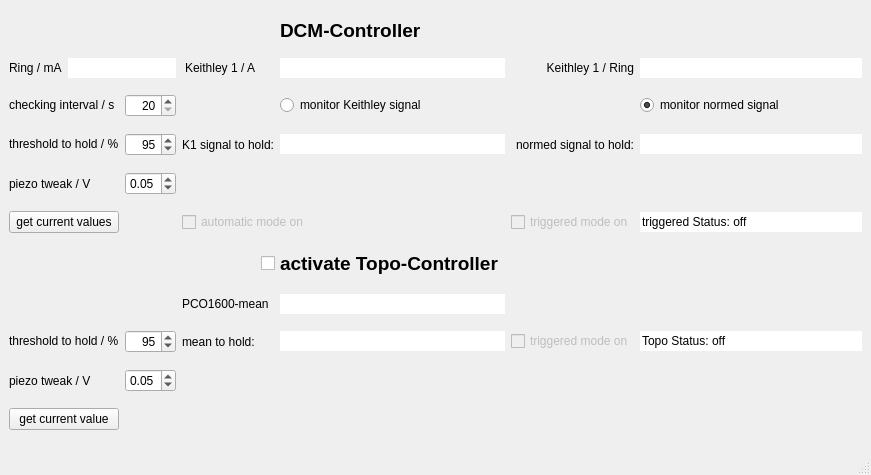
<?xml version="1.0" encoding="UTF-8"?>
<ui version="4.0">
 <class>MainWindow</class>
 <widget class="QMainWindow" name="MainWindow">
  <property name="enabled">
   <bool>true</bool>
  </property>
  <property name="geometry">
   <rect>
    <x>0</x>
    <y>0</y>
    <width>871</width>
    <height>475</height>
   </rect>
  </property>
  <property name="windowTitle">
   <string>DCM-Controller</string>
  </property>
  <widget class="QWidget" name="centralwidget">
   <layout class="QGridLayout" name="gridLayout">
    <item row="0" column="5">
     <widget class="QLabel" name="label">
      <property name="sizePolicy">
       <sizepolicy hsizetype="Preferred" vsizetype="Fixed">
        <horstretch>0</horstretch>
        <verstretch>0</verstretch>
       </sizepolicy>
      </property>
      <property name="font">
       <font>
        <pointsize>14</pointsize>
        <weight>75</weight>
        <bold>true</bold>
       </font>
      </property>
      <property name="text">
       <string>DCM-Controller</string>
      </property>
     </widget>
    </item>
    <item row="1" column="0">
     <widget class="QLabel" name="label_57">
      <property name="sizePolicy">
       <sizepolicy hsizetype="Preferred" vsizetype="Preferred">
        <horstretch>0</horstretch>
        <verstretch>0</verstretch>
       </sizepolicy>
      </property>
      <property name="text">
       <string>Ring / mA</string>
      </property>
     </widget>
    </item>
    <item row="1" column="1" colspan="2">
     <widget class="QLineEdit" name="ringcurrent">
      <property name="sizePolicy">
       <sizepolicy hsizetype="Preferred" vsizetype="Fixed">
        <horstretch>0</horstretch>
        <verstretch>0</verstretch>
       </sizepolicy>
      </property>
      <property name="frame">
       <bool>false</bool>
      </property>
      <property name="readOnly">
       <bool>true</bool>
      </property>
     </widget>
    </item>
    <item row="1" column="3">
     <widget class="QLabel" name="label_15">
      <property name="text">
       <string>Keithley 1 / A</string>
      </property>
      <property name="alignment">
       <set>Qt::AlignRight|Qt::AlignTrailing|Qt::AlignVCenter</set>
      </property>
     </widget>
    </item>
    <item row="1" column="5">
     <widget class="QLineEdit" name="kSignal">
      <property name="sizePolicy">
       <sizepolicy hsizetype="Expanding" vsizetype="Fixed">
        <horstretch>0</horstretch>
        <verstretch>0</verstretch>
       </sizepolicy>
      </property>
      <property name="frame">
       <bool>false</bool>
      </property>
      <property name="readOnly">
       <bool>true</bool>
      </property>
     </widget>
    </item>
    <item row="1" column="6">
     <widget class="QLabel" name="label_59">
      <property name="sizePolicy">
       <sizepolicy hsizetype="Preferred" vsizetype="Preferred">
        <horstretch>0</horstretch>
        <verstretch>0</verstretch>
       </sizepolicy>
      </property>
      <property name="text">
       <string>Keithley 1 / Ring</string>
      </property>
      <property name="alignment">
       <set>Qt::AlignRight|Qt::AlignTrailing|Qt::AlignVCenter</set>
      </property>
     </widget>
    </item>
    <item row="1" column="7">
     <widget class="QLineEdit" name="normSignal">
      <property name="sizePolicy">
       <sizepolicy hsizetype="Preferred" vsizetype="Fixed">
        <horstretch>0</horstretch>
        <verstretch>0</verstretch>
       </sizepolicy>
      </property>
      <property name="frame">
       <bool>false</bool>
      </property>
      <property name="readOnly">
       <bool>true</bool>
      </property>
     </widget>
    </item>
    <item row="2" column="0" colspan="2">
     <widget class="QLabel" name="label_11">
      <property name="sizePolicy">
       <sizepolicy hsizetype="Preferred" vsizetype="Fixed">
        <horstretch>0</horstretch>
        <verstretch>0</verstretch>
       </sizepolicy>
      </property>
      <property name="text">
       <string>checking interval / s</string>
      </property>
     </widget>
    </item>
    <item row="2" column="2">
     <widget class="QSpinBox" name="t_pruef">
      <property name="enabled">
       <bool>true</bool>
      </property>
      <property name="sizePolicy">
       <sizepolicy hsizetype="Preferred" vsizetype="Preferred">
        <horstretch>0</horstretch>
        <verstretch>0</verstretch>
       </sizepolicy>
      </property>
      <property name="autoFillBackground">
       <bool>false</bool>
      </property>
      <property name="alignment">
       <set>Qt::AlignRight|Qt::AlignTrailing|Qt::AlignVCenter</set>
      </property>
      <property name="minimum">
       <number>20</number>
      </property>
      <property name="value">
       <number>20</number>
      </property>
     </widget>
    </item>
    <item row="2" column="5">
     <widget class="QRadioButton" name="monitor_kSignal">
      <property name="sizePolicy">
       <sizepolicy hsizetype="Fixed" vsizetype="Fixed">
        <horstretch>0</horstretch>
        <verstretch>0</verstretch>
       </sizepolicy>
      </property>
      <property name="text">
       <string>monitor Keithley signal</string>
      </property>
     </widget>
    </item>
    <item row="2" column="7">
     <widget class="QRadioButton" name="monitor_normSignal">
      <property name="sizePolicy">
       <sizepolicy hsizetype="Fixed" vsizetype="Fixed">
        <horstretch>0</horstretch>
        <verstretch>0</verstretch>
       </sizepolicy>
      </property>
      <property name="text">
       <string>monitor normed signal</string>
      </property>
      <property name="checked">
       <bool>true</bool>
      </property>
     </widget>
    </item>
    <item row="3" column="0" colspan="2">
     <widget class="QLabel" name="label_12">
      <property name="sizePolicy">
       <sizepolicy hsizetype="Preferred" vsizetype="Fixed">
        <horstretch>0</horstretch>
        <verstretch>0</verstretch>
       </sizepolicy>
      </property>
      <property name="text">
       <string>threshold to hold / %</string>
      </property>
     </widget>
    </item>
    <item row="3" column="2">
     <widget class="QSpinBox" name="threshold">
      <property name="enabled">
       <bool>true</bool>
      </property>
      <property name="sizePolicy">
       <sizepolicy hsizetype="Preferred" vsizetype="Preferred">
        <horstretch>0</horstretch>
        <verstretch>0</verstretch>
       </sizepolicy>
      </property>
      <property name="autoFillBackground">
       <bool>false</bool>
      </property>
      <property name="alignment">
       <set>Qt::AlignRight|Qt::AlignTrailing|Qt::AlignVCenter</set>
      </property>
      <property name="minimum">
       <number>1</number>
      </property>
      <property name="maximum">
       <number>100</number>
      </property>
      <property name="value">
       <number>95</number>
      </property>
     </widget>
    </item>
    <item row="3" column="3" colspan="2">
     <widget class="QLabel" name="label_16">
      <property name="text">
       <string>K1 signal to hold:</string>
      </property>
      <property name="alignment">
       <set>Qt::AlignRight|Qt::AlignTrailing|Qt::AlignVCenter</set>
      </property>
     </widget>
    </item>
    <item row="3" column="5">
     <widget class="QLineEdit" name="kSignal_hold">
      <property name="sizePolicy">
       <sizepolicy hsizetype="Expanding" vsizetype="Fixed">
        <horstretch>0</horstretch>
        <verstretch>0</verstretch>
       </sizepolicy>
      </property>
      <property name="text">
       <string/>
      </property>
      <property name="frame">
       <bool>false</bool>
      </property>
      <property name="readOnly">
       <bool>false</bool>
      </property>
     </widget>
    </item>
    <item row="3" column="6">
     <widget class="QLabel" name="label_17">
      <property name="text">
       <string>normed signal to hold:</string>
      </property>
      <property name="alignment">
       <set>Qt::AlignRight|Qt::AlignTrailing|Qt::AlignVCenter</set>
      </property>
     </widget>
    </item>
    <item row="3" column="7">
     <widget class="QLineEdit" name="normSignal_hold">
      <property name="text">
       <string/>
      </property>
      <property name="frame">
       <bool>false</bool>
      </property>
      <property name="readOnly">
       <bool>false</bool>
      </property>
     </widget>
    </item>
    <item row="4" column="0" colspan="2">
     <widget class="QLabel" name="label_2">
      <property name="text">
       <string>piezo tweak / V</string>
      </property>
     </widget>
    </item>
    <item row="4" column="2">
     <widget class="QDoubleSpinBox" name="piezo_tweak">
      <property name="decimals">
       <number>2</number>
      </property>
      <property name="minimum">
       <double>0.030000000000000</double>
      </property>
      <property name="maximum">
       <double>1.000000000000000</double>
      </property>
      <property name="value">
       <double>0.050000000000000</double>
      </property>
     </widget>
    </item>
    <item row="5" column="0" colspan="2">
     <widget class="QPushButton" name="getValues">
      <property name="sizePolicy">
       <sizepolicy hsizetype="Preferred" vsizetype="Fixed">
        <horstretch>0</horstretch>
        <verstretch>0</verstretch>
       </sizepolicy>
      </property>
      <property name="text">
       <string>get current values</string>
      </property>
     </widget>
    </item>
    <item row="5" column="3" colspan="3">
     <widget class="QCheckBox" name="control_activate">
      <property name="enabled">
       <bool>false</bool>
      </property>
      <property name="toolTip">
       <string>&lt;html&gt;&lt;head/&gt;&lt;body&gt;&lt;p&gt;Check every X seconds and adjust if necesarry.&lt;/p&gt;&lt;/body&gt;&lt;/html&gt;</string>
      </property>
      <property name="text">
       <string>automatic mode on</string>
      </property>
      <property name="tristate">
       <bool>false</bool>
      </property>
     </widget>
    </item>
    <item row="5" column="6">
     <widget class="QCheckBox" name="manually">
      <property name="enabled">
       <bool>false</bool>
      </property>
      <property name="toolTip">
       <string>&lt;html&gt;&lt;head/&gt;&lt;body&gt;&lt;p&gt;Ckeck only when triggered by PV &amp;quot;DCM:Controller&amp;quot;. Only available in Topo-IOC so far.&lt;/p&gt;&lt;/body&gt;&lt;/html&gt;</string>
      </property>
      <property name="text">
       <string>triggered mode on</string>
      </property>
     </widget>
    </item>
    <item row="5" column="7">
     <widget class="QLineEdit" name="manually_status">
      <property name="text">
       <string>triggered Status: off</string>
      </property>
      <property name="frame">
       <bool>false</bool>
      </property>
      <property name="readOnly">
       <bool>true</bool>
      </property>
     </widget>
    </item>
    <item row="6" column="4" colspan="2">
     <widget class="QCheckBox" name="add_topo">
      <property name="enabled">
       <bool>true</bool>
      </property>
      <property name="font">
       <font>
        <pointsize>14</pointsize>
        <weight>75</weight>
        <bold>true</bold>
       </font>
      </property>
      <property name="text">
       <string>activate Topo-Controller</string>
      </property>
     </widget>
    </item>
    <item row="7" column="3" colspan="2">
     <widget class="QLabel" name="label_58">
      <property name="sizePolicy">
       <sizepolicy hsizetype="Preferred" vsizetype="Preferred">
        <horstretch>0</horstretch>
        <verstretch>0</verstretch>
       </sizepolicy>
      </property>
      <property name="text">
       <string>PCO1600-mean</string>
      </property>
     </widget>
    </item>
    <item row="7" column="5">
     <widget class="QLineEdit" name="pco1600_mean">
      <property name="sizePolicy">
       <sizepolicy hsizetype="Preferred" vsizetype="Fixed">
        <horstretch>0</horstretch>
        <verstretch>0</verstretch>
       </sizepolicy>
      </property>
      <property name="frame">
       <bool>false</bool>
      </property>
      <property name="readOnly">
       <bool>true</bool>
      </property>
     </widget>
    </item>
    <item row="8" column="0" colspan="2">
     <widget class="QLabel" name="label_13">
      <property name="sizePolicy">
       <sizepolicy hsizetype="Preferred" vsizetype="Fixed">
        <horstretch>0</horstretch>
        <verstretch>0</verstretch>
       </sizepolicy>
      </property>
      <property name="text">
       <string>threshold to hold / %</string>
      </property>
     </widget>
    </item>
    <item row="8" column="2">
     <widget class="QSpinBox" name="mean_threshold">
      <property name="enabled">
       <bool>true</bool>
      </property>
      <property name="sizePolicy">
       <sizepolicy hsizetype="Preferred" vsizetype="Preferred">
        <horstretch>0</horstretch>
        <verstretch>0</verstretch>
       </sizepolicy>
      </property>
      <property name="autoFillBackground">
       <bool>false</bool>
      </property>
      <property name="alignment">
       <set>Qt::AlignRight|Qt::AlignTrailing|Qt::AlignVCenter</set>
      </property>
      <property name="minimum">
       <number>1</number>
      </property>
      <property name="maximum">
       <number>100</number>
      </property>
      <property name="value">
       <number>95</number>
      </property>
     </widget>
    </item>
    <item row="8" column="3">
     <widget class="QLabel" name="label_60">
      <property name="sizePolicy">
       <sizepolicy hsizetype="Preferred" vsizetype="Preferred">
        <horstretch>0</horstretch>
        <verstretch>0</verstretch>
       </sizepolicy>
      </property>
      <property name="text">
       <string>mean to hold:</string>
      </property>
     </widget>
    </item>
    <item row="8" column="5">
     <widget class="QLineEdit" name="mean_hold">
      <property name="sizePolicy">
       <sizepolicy hsizetype="Preferred" vsizetype="Fixed">
        <horstretch>0</horstretch>
        <verstretch>0</verstretch>
       </sizepolicy>
      </property>
      <property name="text">
       <string/>
      </property>
      <property name="frame">
       <bool>false</bool>
      </property>
      <property name="readOnly">
       <bool>false</bool>
      </property>
     </widget>
    </item>
    <item row="9" column="0" colspan="2">
     <widget class="QLabel" name="label_3">
      <property name="text">
       <string>piezo tweak / V</string>
      </property>
     </widget>
    </item>
    <item row="9" column="2">
     <widget class="QDoubleSpinBox" name="topo_piezo_tweak">
      <property name="decimals">
       <number>2</number>
      </property>
      <property name="minimum">
       <double>0.030000000000000</double>
      </property>
      <property name="maximum">
       <double>1.000000000000000</double>
      </property>
      <property name="value">
       <double>0.050000000000000</double>
      </property>
     </widget>
    </item>
    <item row="10" column="0" colspan="2">
     <widget class="QPushButton" name="getValues_topo">
      <property name="sizePolicy">
       <sizepolicy hsizetype="Preferred" vsizetype="Fixed">
        <horstretch>0</horstretch>
        <verstretch>0</verstretch>
       </sizepolicy>
      </property>
      <property name="text">
       <string>get current value</string>
      </property>
     </widget>
    </item>
    <item row="8" column="7">
     <widget class="QLineEdit" name="topo_status">
      <property name="text">
       <string>Topo Status: off</string>
      </property>
      <property name="frame">
       <bool>false</bool>
      </property>
      <property name="readOnly">
       <bool>true</bool>
      </property>
     </widget>
    </item>
    <item row="8" column="6">
     <widget class="QCheckBox" name="triggered_topo">
      <property name="enabled">
       <bool>false</bool>
      </property>
      <property name="text">
       <string>triggered mode on</string>
      </property>
     </widget>
    </item>
   </layout>
  </widget>
  <widget class="QMenuBar" name="menubar">
   <property name="geometry">
    <rect>
     <x>0</x>
     <y>0</y>
     <width>871</width>
     <height>30</height>
    </rect>
   </property>
  </widget>
  <widget class="QStatusBar" name="statusbar"/>
 </widget>
 <resources/>
 <connections>
  <connection>
   <sender>manually</sender>
   <signal>toggled(bool)</signal>
   <receiver>t_pruef</receiver>
   <slot>setDisabled(bool)</slot>
   <hints>
    <hint type="sourcelabel">
     <x>664</x>
     <y>236</y>
    </hint>
    <hint type="destinationlabel">
     <x>191</x>
     <y>126</y>
    </hint>
   </hints>
  </connection>
 </connections>
</ui>
